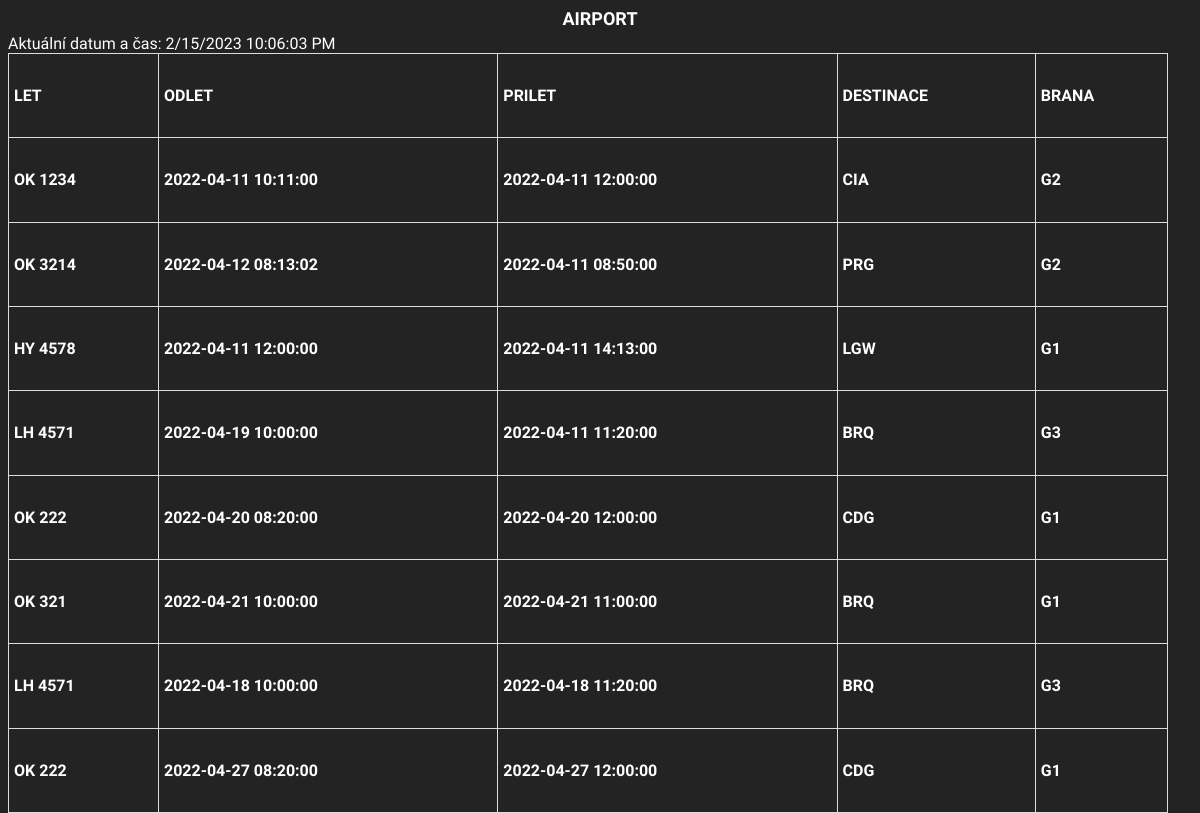
The page / on the database its author committed.
### tables this page shows
CREATE TABLE IF NOT EXISTS flight (
  id int UNSIGNED NOT NULL AUTO_INCREMENT,
  code varchar(10) NOT NULL,
  from_dttm timestamp NOT NULL DEFAULT CURRENT_TIMESTAMP ON UPDATE CURRENT_TIMESTAMP,
  from_airport_code varchar(5) NOT NULL,
  to_dttm timestamp NOT NULL DEFAULT CURRENT_TIMESTAMP ON UPDATE CURRENT_TIMESTAMP,
  to_airport_code varchar(5) NOT NULL,
  gate_code varchar(3) NOT NULL,
  PRIMARY KEY (id),
  KEY fk_flight_airport_idx (from_airport_code),
  KEY fk_flight_airport1_idx (to_airport_code),
  KEY fk_flight_gate1_idx (gate_code)
);

### APP/table.php (the view)
<?php
    $q = "SELECT * FROM flight";
    $result = mysqli_query($con, $q);
    echo '<table>' . PHP_EOL;
    echo '<th>LET</th>
    <th>ODLET</th>
    <th>PRILET</th>
    <th>DESTINACE</th>
    <th>BRANA</th>'
     . PHP_EOL;
    while (($airport = mysqli_fetch_array($result, MYSQLI_ASSOC)) !== null) {
        echo '<tr><td>' . $airport['code'] .
         '</td></td><td>' . $airport['from_dttm'] .
          '</td><td>' . $airport['to_dttm'] .
           '</td><td>' . $airport['to_airport_code'] .
            '</td><td>' . $airport['gate_code'] .
             '</td></tr>' . PHP_EOL;
    }
    echo '</table>' . PHP_EOL;
    ?>

### index.php (shortened to what this page needs)
<?php
require '../INF/APP/login.php';
?>
<!DOCTYPE html>
<html lang="cz">
<head>
    <link id="link-style" rel="stylesheet" href="../INF/CSS/style.css" />
</head>
<body>
    <header>AIRPORT</header>
    <div id="cas"></div>
    <?php include '../INF/APP/table.php';?>
</body>
</html>

### CSS/style.css (style rules this page uses)
html { height: 100%; }
body { background-color: #232323; color: rgb(255, 255, 255); font-family: 'Black Ops One', cursive; height: 100%; overflow-y: hidden; overflow-x: hidden; }
header { font-family: 'Black Ops One', cursive; display: flex; justify-content: flex; justify-content: center; font-size: x-large; padding-bottom: 5px; font-weight: bold; }
table, td, th { border: 1px solid #ddd; text-align: left; }
table { border-collapse: collapse; width: 100%; font-weight: bold; height: 95%; }
th, td { padding: 5px; justify-content: center; }
@media screen and (max-width: 1300px), (max-height: 600px) { header { font-size: large; } }
@media screen and (max-width: 1300px), (max-height: 600px) { table { border-collapse: collapse; width: 98%; height: 95%; } }

### rows shown on the page
flight: code "OK 1234", from_dttm "2022-04-11 10:11:00", to_dttm "2022-04-11 12:00:00", to_airport_code "CIA", gate_code "G2"
flight: code "OK 3214", from_dttm "2022-04-12 08:13:02", to_dttm "2022-04-11 08:50:00", to_airport_code "PRG", gate_code "G2"
flight: code "HY 4578", from_dttm "2022-04-11 12:00:00", to_dttm "2022-04-11 14:13:00", to_airport_code "LGW", gate_code "G1"
flight: code "LH 4571", from_dttm "2022-04-19 10:00:00", to_dttm "2022-04-11 11:20:00", to_airport_code "BRQ", gate_code "G3"
flight: code "OK 222", from_dttm "2022-04-20 08:20:00", to_dttm "2022-04-20 12:00:00", to_airport_code "CDG", gate_code "G1"
flight: code "OK 321", from_dttm "2022-04-21 10:00:00", to_dttm "2022-04-21 11:00:00", to_airport_code "BRQ", gate_code "G1"
flight: code "LH 4571", from_dttm "2022-04-18 10:00:00", to_dttm "2022-04-18 11:20:00", to_airport_code "BRQ", gate_code "G3"
flight: code "OK 222", from_dttm "2022-04-27 08:20:00", to_dttm "2022-04-27 12:00:00", to_airport_code "CDG", gate_code "G1"
